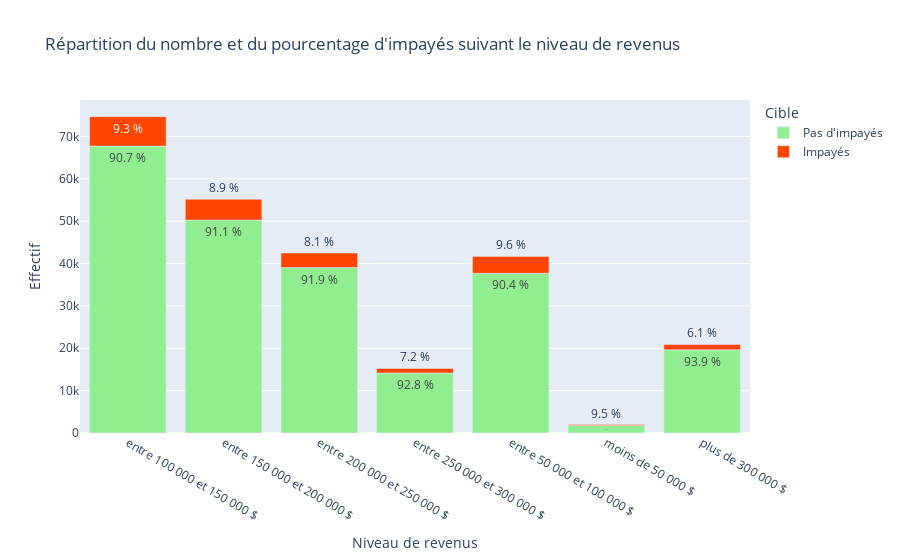

The notebook cell saved with this chart:
### Code cell
bar_plot(income, 'AMT_INCOME')

### Figure 1 — Plotly figure (JSON) as saved in the notebook; plotly's stock layout.template omitted (floating-point values rounded to 4 significant figures)
{"data": [{"alignmentgroup": "True", "hovertemplate": "Cible=Pas d'impayés<br>Niveau de revenus=%{x}<br>Effectif=%{y}<br>Percentage=%{text}<extra></extra>", "legendgroup": "Pas d'impayés", "marker": {"color": "#90ee90"}, "name": "Pas d'impayés", "offsetgroup": "Pas d'impayés", "orientation": "v", "showlegend": true, "text": ["90.7 %", "91.1 %", "91.9 %", "92.8 %", "90.4 %", "90.5 %", "93.9 %"], "textposition": "auto", "type": "bar", "x": ["entre 100 000 et 150 000 $", "entre 150 000 et 200 000 $", "entre 200 000 et 250 000 $", "entre 250 000 et 300 000 $", "entre 50 000 et 100 000 $", "moins de 50 000 $", "plus de 300 000 $"], "xaxis": "x", "y": [67717, 50267, 39045, 14136, 37697, 1794, 19628], "yaxis": "y"}, {"alignmentgroup": "True", "hovertemplate": "Cible=Impayés<br>Niveau de revenus=%{x}<br>Effectif=%{y}<br>Percentage=%{text}<extra></extra>", "legendgroup": "Impayés", "marker": {"color": "#ff4500"}, "name": "Impayés", "offsetgroup": "Impayés", "orientation": "v", "showlegend": true, "text": ["9.3 %", "8.9 %", "8.1 %", "7.2 %", "9.6 %", "9.5 %", "6.1 %"], "textposition": "auto", "type": "bar", "x": ["entre 100 000 et 150 000 $", "entre 150 000 et 200 000 $", "entre 200 000 et 250 000 $", "entre 250 000 et 300 000 $", "entre 50 000 et 100 000 $", "moins de 50 000 $", "plus de 300 000 $"], "xaxis": "x", "y": [6951, 4916, 3426, 1098, 3990, 188, 1266], "yaxis": "y"}], "layout": {"barmode": "relative", "legend": {"title": {"text": "Cible"}, "tracegroupgap": 0}, "title": {"text": "Répartition du nombre et du pourcentage d'impayés suivant le niveau de revenus"}, "xaxis": {"anchor": "y", "domain": [0, 1], "title": {"text": "Niveau de revenus"}}, "yaxis": {"anchor": "x", "domain": [0, 1], "title": {"text": "Effectif"}}}}
